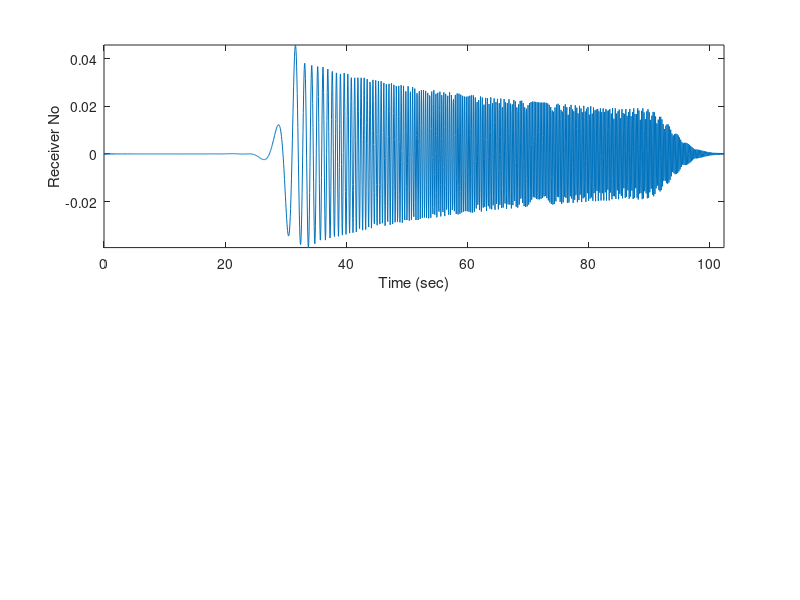

Write MATLAB code to recreate this figure. (Note: this script raises an error after producing the figure.)
% Create synthetic waveforms
% Perform Time-Frequency Analysis (Wigner distribution)

rdist    = [100 150 200 250];   %  Receiver Distances
fmax     = 5.00;                %  Maximum freq
fmin     = 0.05;                %  Minimum freq
vmin     = 1.9;                 %  Minimum Phase Velocity
vmax     = 3.5;                 %  Maximum phase velocity

freq     = linspace(0,10,1024);
df       = freq(2)-freq(1);
imin     = fix(fmin/df);
imax     = fix(fmax/df);
frqsel   = (imin:imax)*df;
nfsel    = length(frqsel);
dv       = (vmax-vmin)/(imax-imin);
pvelsel  = vmax-(imin:imax)*dv;
nf       = length(freq);
deltaf   = max(freq)/nf;

dt       = 1/(2*max(freq));
tmax     = 2*nf*dt;
nt       = fix(tmax/dt);
nt       = fix(nt/2);
nt       = nt*2;
nsample  = nt;
nr       = 4;
tm       = (0:nt-1)*dt;

im       = sqrt(-1);
nfw      = fix(nfsel/20);
u1_fft   = zeros(nt,4);
wvfr     = zeros(nt,5);
iww      = 0;
for iw=2:nf
   if ( freq(iw)>frqsel(1) & freq(iw)<frqsel(nfsel) )       
      iww=iww+1;
      if iww<=nfw
         rw         = 0.5*(1-cos(pi*(iww-1)/nfw));
      elseif iww>=(nfsel-nfw)
         rw         = 0.5*(1-cos(pi*(nfsel-iww-1)/nfw));
      else
         rw = 1;
      end
      %rw=1;
      arg = -im * 2 * pi * frqsel(iww) ;
      u1_fft(iw,1:nr) = rw*exp( arg * ( rdist(1:nr) / pvelsel(iww) ));
   else
      u1_fft(iw,1:nr) = 0.0;
   end
end
phs=(atan2(imag(u1_fft),real(u1_fft)));
amp=abs(u1_fft);
u1_fft = amp.* (cos(phs) + im * sin(phs) );
for ir=1:4
for iw=1:nf-1
   u1_fft(nt-iw+1,ir) = conj(u1_fft(iw+1,ir));
end
   u1_fft(1,ir) = 0.0 ;
   u1_fft(nt/2,ir) = 0.0 ;
end
ibeg=1;
iend=nt;
pltmod='a';
scltrc=1;
xlabel('Time (Sec)','Fontsize',8);      
wvfr(:,1) = real(ifft(u1_fft(:,1)));
nsample      = nt;
ibeg         = 1; 
iend         = nsample; 
subplot(2,1,1), plot(tm,wvfr(:,1));
xlabel('Time (sec)')
ylabel('Receiver No')
axis([min(tm) max(tm) min(wvfr(:,1)) max(wvfr(:,1)) ]) 
[y,f,t,p] = spectrogram(wvfr(:,1),128,16,128);
subplot(2,1,2), imagesc(t,f,10*log10(abs(p)));
xlabel('Time (Sec)');      
ylabel('Frequency (Hz)');      
